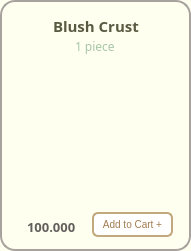
       <widget class="QFrame" name="frame_croisblush">
        <property name="geometry">
         <rect>
          <x>10</x>
          <y>300</y>
          <width>191</width>
          <height>251</height>
         </rect>
        </property>
        <property name="styleSheet">
         <string notr="true">background-color:#FFFFF0;
border-radius: 15px; 
border: 2px solid #A8A29E ;</string>
        </property>
        <property name="frameShape">
         <enum>QFrame::StyledPanel</enum>
        </property>
        <property name="frameShadow">
         <enum>QFrame::Raised</enum>
        </property>
        <widget class="QLabel" name="label_crois_blush">
         <property name="geometry">
          <rect>
           <x>-20</x>
           <y>30</y>
           <width>221</width>
           <height>201</height>
          </rect>
         </property>
         <property name="sizePolicy">
          <sizepolicy hsizetype="Fixed" vsizetype="Fixed">
           <horstretch>25</horstretch>
           <verstretch>25</verstretch>
          </sizepolicy>
         </property>
         <property name="minimumSize">
          <size>
           <width>25</width>
           <height>25</height>
          </size>
         </property>
         <property name="maximumSize">
          <size>
           <width>16777215</width>
           <height>16777215</height>
          </size>
         </property>
         <property name="sizeIncrement">
          <size>
           <width>3</width>
           <height>0</height>
          </size>
         </property>
         <property name="styleSheet">
          <string notr="true">border:0px;
border-radius:0px;
background-color: transparent</string>
         </property>
         <property name="frameShape">
          <enum>QFrame::WinPanel</enum>
         </property>
         <property name="text">
          <string/>
         </property>
         <property name="pixmap">
          <pixmap>../images/blush_crust.png</pixmap>
         </property>
         <property name="scaledContents">
          <bool>true</bool>
         </property>
        </widget>
        <widget class="QLabel" name="label_blush">
         <property name="geometry">
          <rect>
           <x>53</x>
           <y>16</y>
           <width>98</width>
           <height>20</height>
          </rect>
         </property>
         <property name="sizePolicy">
          <sizepolicy hsizetype="Fixed" vsizetype="Fixed">
           <horstretch>0</horstretch>
           <verstretch>0</verstretch>
          </sizepolicy>
         </property>
         <property name="font">
          <font>
           <family>Mongolian Baiti</family>
           <pointsize>11</pointsize>
           <weight>75</weight>
           <bold>true</bold>
          </font>
         </property>
         <property name="styleSheet">
          <string notr="true">border-radius: 0px;
border:0px solid;
color:#5A5A42</string>
         </property>
         <property name="text">
          <string>Blush Crust</string>
         </property>
        </widget>
        <widget class="QLabel" name="label_blush_size">
         <property name="geometry">
          <rect>
           <x>75</x>
           <y>38</y>
           <width>51</width>
           <height>16</height>
          </rect>
         </property>
         <property name="sizePolicy">
          <sizepolicy hsizetype="Fixed" vsizetype="Fixed">
           <horstretch>0</horstretch>
           <verstretch>0</verstretch>
          </sizepolicy>
         </property>
         <property name="font">
          <font>
           <family>Mongolian Baiti</family>
           <pointsize>9</pointsize>
          </font>
         </property>
         <property name="styleSheet">
          <string notr="true">color: #A7C7A7;
border:0px</string>
         </property>
         <property name="text">
          <string>1 piece</string>
         </property>
        </widget>
        <widget class="QLabel" name="label_blush_price">
         <property name="geometry">
          <rect>
           <x>27</x>
           <y>219</y>
           <width>81</width>
           <height>16</height>
          </rect>
         </property>
         <property name="font">
          <font>
           <family>Mongolian Baiti</family>
           <pointsize>10</pointsize>
           <weight>75</weight>
           <bold>true</bold>
          </font>
         </property>
         <property name="styleSheet">
          <string notr="true">border:0px;
color: rgb(98, 94, 92);
</string>
         </property>
         <property name="text">
          <string>100.000</string>
         </property>
        </widget>
        <widget class="QPushButton" name="pushButton_add16">
         <property name="geometry">
          <rect>
           <x>92</x>
           <y>212</y>
           <width>81</width>
           <height>25</height>
          </rect>
         </property>
         <property name="maximumSize">
          <size>
           <width>16777207</width>
           <height>16777215</height>
          </size>
         </property>
         <property name="font">
          <font>
           <pointsize>-1</pointsize>
          </font>
         </property>
         <property name="styleSheet">
          <string notr="true">QPushButton {
    background-color: white;
    color: #A37B50;
    border: 2px solid #C2A87E;
    border-radius: 6px;
    padding: 4px 5px;
    font-size: 10px;
}

QPushButton:hover {
    background-color: #F7F3EF;
}

QPushButton:pressed {
    background-color: #E6D5C3;
}
</string>
         </property>
         <property name="text">
          <string>Add to Cart +</string>
         </property>
        </widget>
       </widget>
